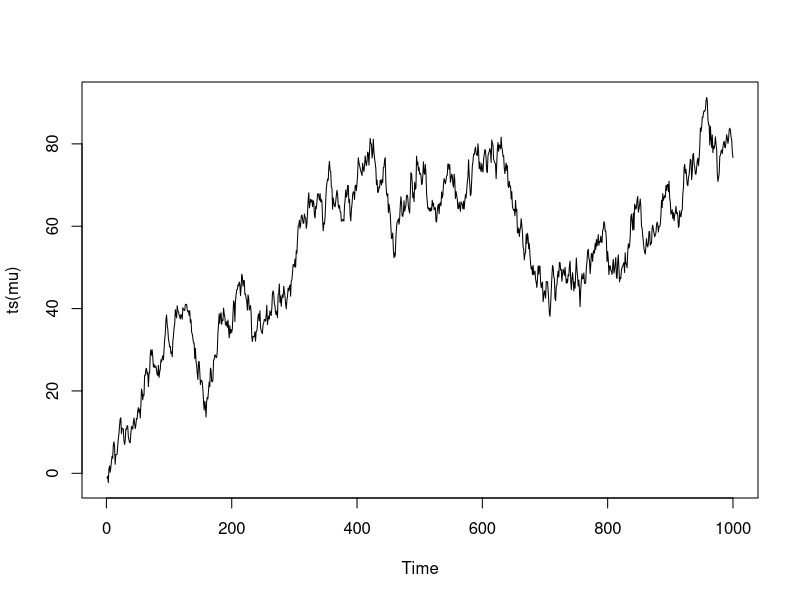
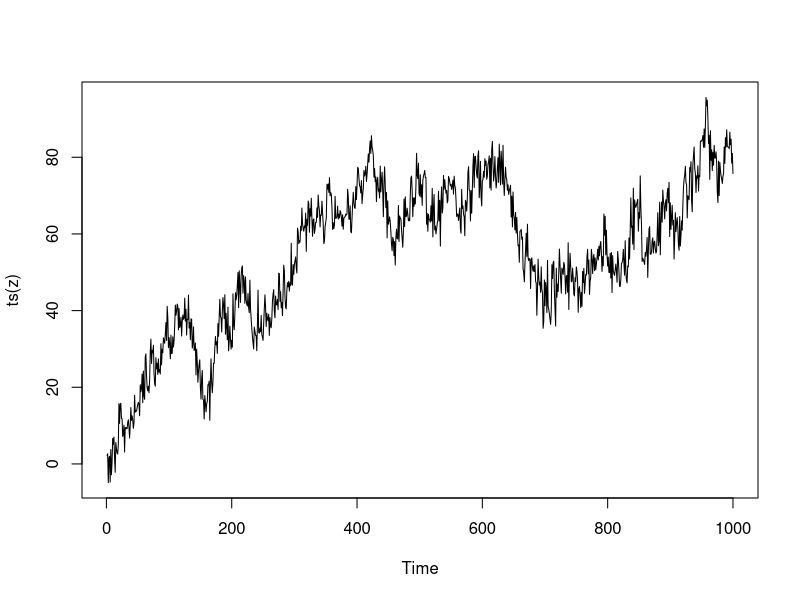
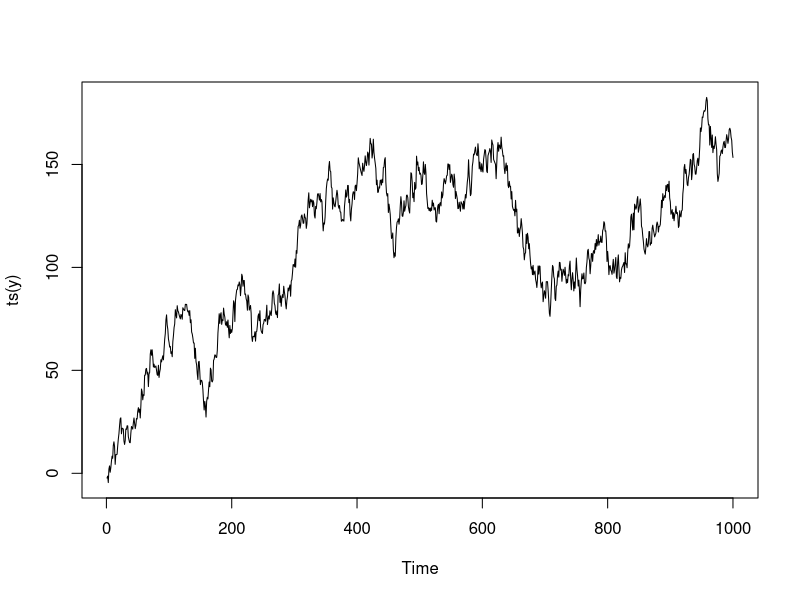
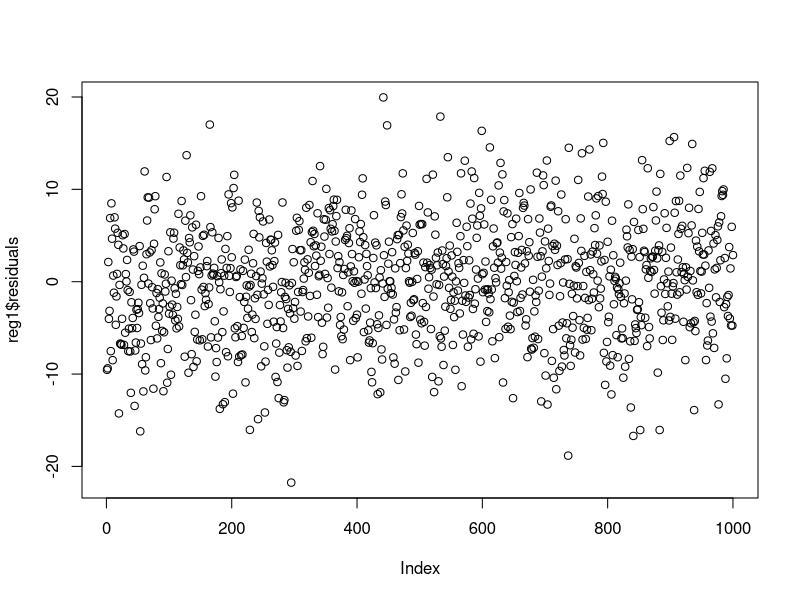
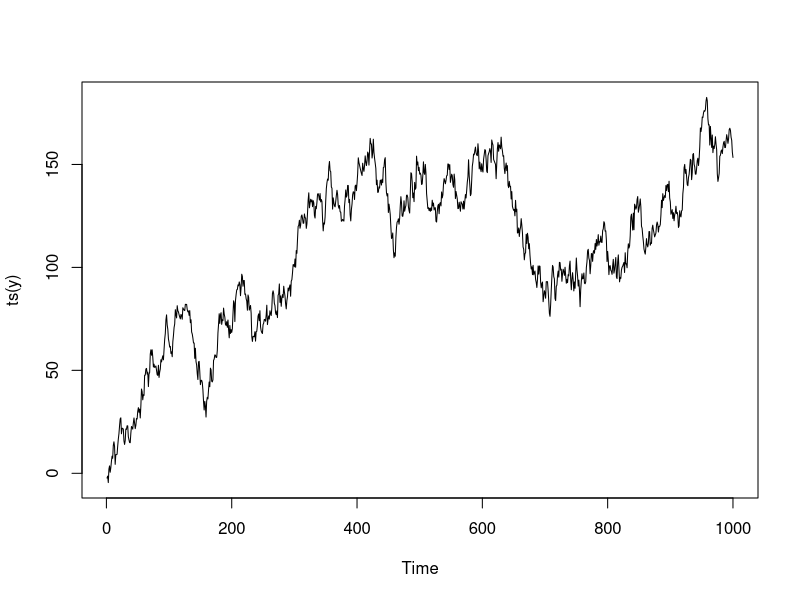
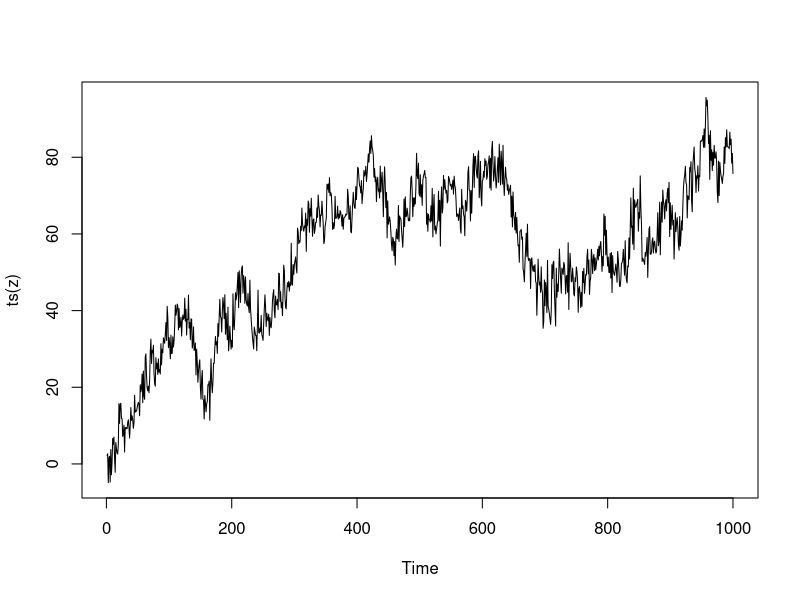
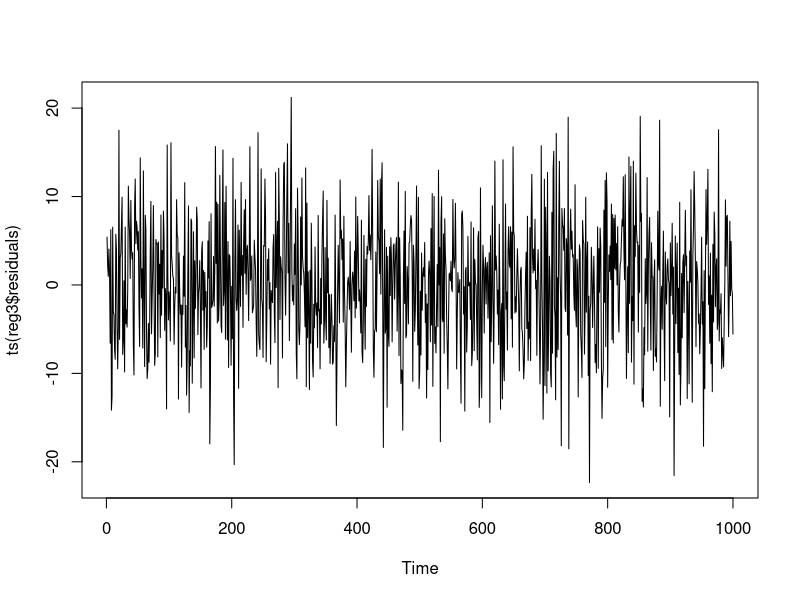

Recreate these plots in R, in order.


# 1) non-stationary variables that share a common trend are co integrated


# 
set.seed(1)
n <- 1000

mu <- cumsum( 0.1 + rnorm(n, 0, 2)) # RW with a drift
plot(ts(mu))

e1 <- rnorm(n, 0, 3)
z <- mu+e1 # 1
plot(ts(z))

y <- mu*2 # 2
e2 <- rnorm( n, 0 , 3)
plot(ts(y))

# co integration of x -> B(1,-2)
reg1 <- lm( y ~z)  # B = 2
reg2 <- lm( z ~y)  # B = 1/2

summary(reg1) # Significant B
plot(reg1$residuals) # Stationary residuals

plot(ts(y)) # Non-stationary
plot(ts(z)) # Non-stationary

urca::summary( urca::ur.df(y, type = "none"))
# test-statistic is 0.26 < tau1 (-1.95); y H0 non-stationary cant be rejected.

# the cointegration vector is not unique.
z <- 3*mu+e1
y <- -6*mu+e2

reg3 <- lm(y~z)
summary(reg3)

plot( ts(reg3$residuals)) # Stationary residuals

summary(lm(z~y))  # B 1/2







